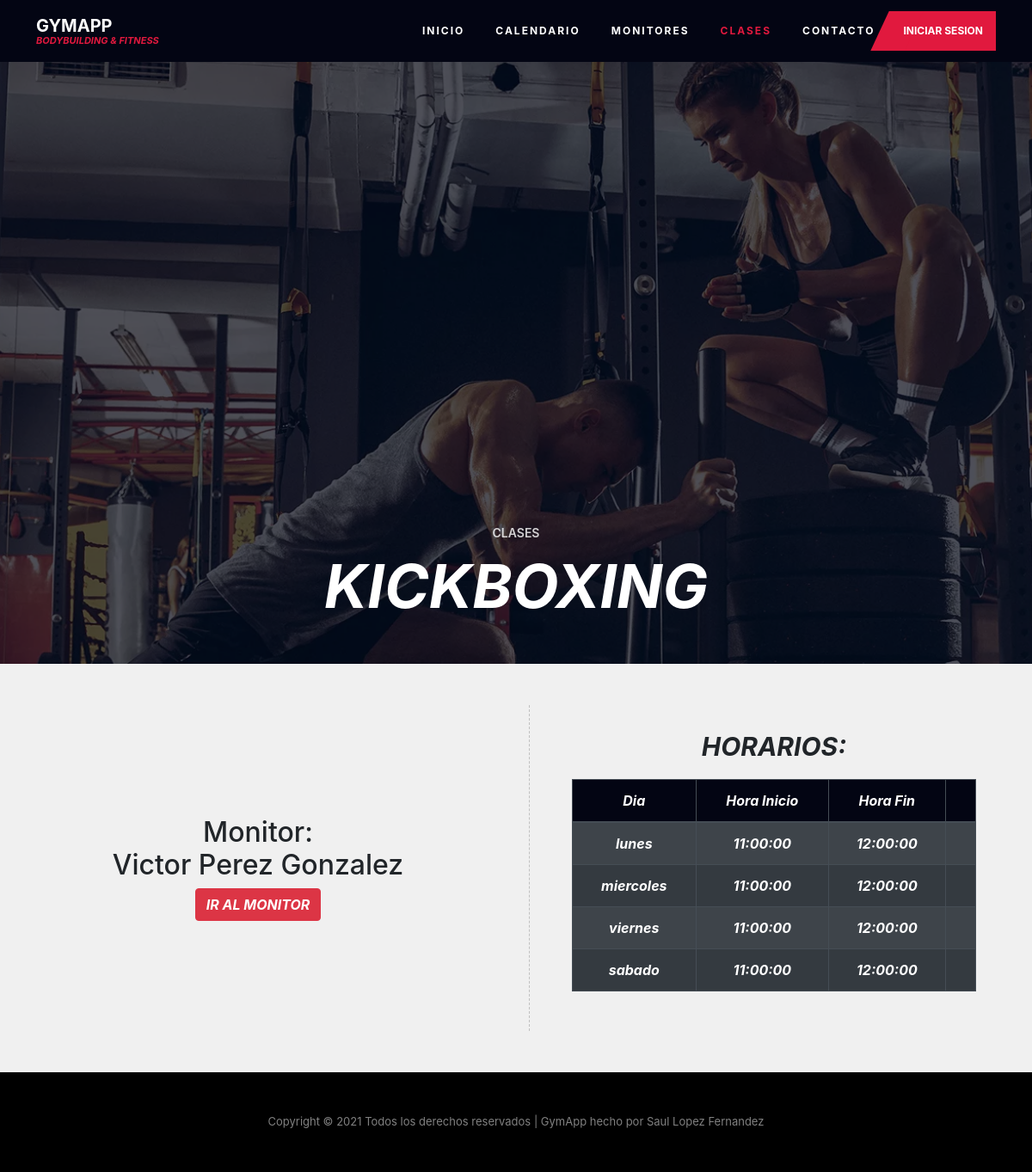
/clases.php?idClase=1, run on the app's committed database.
### tables this page shows
CREATE TABLE `clases` (
  `idClase` int(6) NOT NULL,
  `dniMonitor` varchar(9) DEFAULT NULL,
  `nombre` varchar(20) NOT NULL,
  `img` longtext NOT NULL
);

CREATE TABLE `usuarios` (
  `dni` varchar(9) NOT NULL,
  `nombre` varchar(20) NOT NULL,
  `apellido` varchar(30) NOT NULL,
  `sexo` enum('M','F') NOT NULL,
  `fechaNacimiento` date NOT NULL,
  `telefono` int(9) NOT NULL,
  `mail` varchar(50) NOT NULL,
  `user` varchar(10) NOT NULL,
  `pass` longtext NOT NULL,
  `rol` enum('asistente','matriculado','monitor') NOT NULL
);

CREATE TABLE `horarios` (
  `id` int(6) NOT NULL,
  `idClase` int(6) NOT NULL,
  `dia` enum('lunes','martes','miercoles','jueves','viernes','sabado','domingo') NOT NULL,
  `horaInicio` time NOT NULL,
  `horaFin` time NOT NULL
);

### clases.php (the view, shortened to what this page needs)
<?php
    $conexion=conexion();
    $clases = [];
    $horarios = [];
    if(isset($_GET['idClase'])){
        $idClase = $_GET['idClase'];
        $sql = "SELECT clases.idClase,clases.nombre as nombreClase,idMonitor,monitores.dniMonitor,usuarios.dni,usuarios.nombre,usuarios.apellido FROM clases INNER JOIN monitores ON clases.dniMonitor=monitores.dniMonitor INNER JOIN usuarios ON usuarios.dni=monitores.dniMonitor
            WHERE idClase = '$idClase'";
        $resultado = mysqli_query($conexion, $sql);
        while ($fila = mysqli_fetch_assoc($resultado)) {
            $clases[] = $fila;
        }
        $clase = $clases[0];
        $sql = "SELECT horarios.id AS idHorario,clases.idClase,nombre,dia,horaInicio,horaFin FROM horarios INNER JOIN clases ON horarios.idClase=clases.idClase
                WHERE clases.idClase = $idClase
                ORDER BY dia ASC";
        $resultado = mysqli_query($conexion, $sql);
        while ($fila = mysqli_fetch_assoc($resultado)) {
        $horarios[] = $fila;
        }
    }
?>
<!DOCTYPE html>
<html>
<head>
    <link rel="stylesheet" type="text/css" href="css/navbar.css">
    <link rel="stylesheet" type="text/css" href="css/style.css">
    <link rel="stylesheet" href="https://maxcdn.bootstrapcdn.com/bootstrap/4.2.1/css/bootstrap.min.css">
</head>
<body onload="getHorarios();">
    <nav class="navbar navbar-expand-lg ftco-navbar-light" id="mynav" style="position: static;background: #030513;">
        <div class="container-xl">
            <a class="navbar-brand" href="index.php"><span class="">GymApp <small>Bodybuilding &amp; Fitness</small></span></a>
            <div class="collapse navbar-collapse" id="navbarResponsive">
                <ul class="navbar-nav ml-auto">
                    <li class="nav-item">
                        <a class="nav-link" href="index.php">Inicio</a>
                    </li>
                    <li class="nav-item">
                        <a class="nav-link" href="calendario.php">Calendario</a>
                    </li>
                    <li class="nav-item">
                        <a class="nav-link" href="monitores.php">Monitores</a>
                    </li>
                    <li class="nav-item">
                        <a class="nav-link active" href="clases.php">Clases</a>
                    </li>
                    <li class="nav-item">
                        <a class="nav-link" href="contacto.php">Contacto </a>
                    </li>
                    <?php
                        if(isset($_SESSION['userData'])){
                    ?>
                        <li class="nav-item dropdown">
                            <a class="nav-link dropdown-toggle" data-toggle="dropdown" href="#">
                            <?php echo $_SESSION['userData']['nombre']." ".$_SESSION['userData']['apellido'] ?>
                            </a>
                            <div class="dropdown-menu dropdown-menu-right" aria-labelledby="dropdownMenuLink">
                            <?php
                                if($_SESSION['userData']['user']=="gymAsist"){
                            ?>
                                <a class="dropdown-item" href="registro.php">Registrar</a>
                            <?php
                                }
                            ?>
                                <a class="dropdown-item" href="mensajes.php">Mensajes</a>
                                <a class="dropdown-item" href="config.php">Configuracion de la cuenta</a>
                                <div class="dropdown-divider"></div>
                                <a class="dropdown-item" href="php/cerrarSesion.php">Cerrar sesion</a>
                            </div>
                        </li>
                    <?php
                        }
                        else{
                    ?>
                </ul>
                <a class="btn-custom" href="login.php">Iniciar sesion</a>
                <?php
                    }
                ?>
            </div>
        </div>
    </nav>
    <?php
    if(isset($_GET['idClase'])){
    ?>
    <section class="hero-wrap hero-wrap-2" style="background-image:url(img/xbg_1.jpg.pagespeed.ic.nbLQLxtGBs.png)">
        <div class="overlay"></div>
        <div class="container">
            <div class="row no-gutters slider-text align-items-end justify-content-center">
                <div class="col-md-9 mb-5 text-center">
                    <p class="breadcrumbs">Clases</p>
                    <h1 class="mb-0 bread"><?php echo $clase['nombreClase']?></h1>
                </div>
            </div>
        </div>
    </section>
    <?php
    }
    ?>
    <div class="container-fluid">
    <?php
    if(isset($_GET['idClase'])){
    ?>
    <div class="row g-md-0 justify-content-center  py-5">
        <div class="col-md-6 d-flex align-items-center">
            <div class="services text-center self-align-center" data-aos="fade-up" data-aos-delay="100" data-aos-duration="1000">
                <?php
                if(isset($_SESSION['userData'])){
                    if($clase['dniMonitor']==$_SESSION['userData']['dni']){
                        $dniMonitor = $_SESSION['userData']['dni'];
                        $idClase = $_GET['idClase'];
                        $sql = "SELECT usuarios.dni,usuarios.nombre,usuarios.apellido,horarios.dia,horarios.horaInicio,horarios.horaFin,usuarios.dni FROM apuntados INNER JOIN horarios ON horarios.id=apuntados.idHorario INNER JOIN matriculados ON matriculados.dniMatriculado=apuntados.dniMatriculado INNER JOIN clases ON clases.idClase=horarios.idClase INNER JOIN usuarios ON usuarios.dni=matriculados.dniMatriculado
                        WHERE clases.dniMonitor='$dniMonitor' AND clases.idClase=$idClase;";
                        $resultado = mysqli_query($conexion, $sql);
                        $alumnos = [];
                        while ($fila = mysqli_fetch_assoc($resultado)) {
                            $alumnos[] = $fila;
                        }
                        echo "<h1>Sus alumnos: </h1>";
                        echo "<table class='table table-striped table-dark'><thead><th scope='col'>DNI</th><th scope='col'>Nombre</th><th scope='col'>Dia</th><th scope='col'>Hora Inicio</th><th scope='col'>Hora Fin</th></thead>";
                        foreach ($alumnos as $indice => $alumno) {
                            echo "<tr scope='row'>";
                            foreach ($alumno as $indice => $valor) {
                                if($indice=="nombre"){
                                    echo "<td>$valor ";
                                }
                                elseif ($indice=="apellido") {
                                    echo "$valor</td>";
                                }
                                else{
                                    echo "<td>$valor</td>";
                                }
                            }
                            echo "</tr>";
                        }
                        echo "</table>";
                    }
                    else{
                        ?>
                        <div>
                            <h2>Monitor:<br> <?php echo  $clase['nombre']." ".$clase['apellido'];?></h2>
                            <form action="monitores.php" method="get">
                                <?php
                                echo '<button type="submit" name="idMonitor" value="'.$clase['idMonitor'].'" class="btn btn-danger">Ir al monitor</button>';
                                ?>
                            </form>
                        </div>
                        <?php
                        if($_SESSION['userData']['user']=='gymAsist'){
                            ?>
                            <div class="row g-md-0 justify-content-center my-5 py-5">
                                <button onclick="javascript:document.getElementById('editMonitor').style='display:block';this.style='display:none'" class="btn btn-success" style="height:50px;width: 30%;">Cambiar monitor</button>
                                <form style="display: none;" action="php/editarClase.php" method="post" id="editMonitor" class="gym-register" onsubmit="return updateMonitor()">
                                    <input type="hidden" name="idClase" <?php echo "value='".$clase['idClase']."'"?>>
                                    <div class="form-row">
                                        <div class="col-md-12 mb-3">
                                            <label>Monitor</label>
                                            <select name="monitorClase" id="monitorClase" class="form-control" required>
                                                <option value="seleccionar" selected><?php echo  $clase['nombre']." ".$clase['apellido']." (".$clase['dniMonitor'].")";?></option>
                                                <script type="text/javascript">
                                                    selectMonitor();
                                                </script>
                                            </select>
                                            <div class="invalid-feedback">
                                                Seleccione un monitor valido.
                                            </div>
                                        </div>
                                    </div>
                                    <div class="form-row justify-content-center mt-3">
                                        <input type="submit" name="editarMonitor" class="w-100 btn btn-danger" value="Cambiar Monitor">
                                    </div>
                                </form>
                            </div>
                            <?php
                        }
                    }
                }
                else{
                    ?>
                    <div>
                        <h2>Monitor:<br> <?php echo  $clase['nombre']." ".$clase['apellido'];?></h2>
                        <form action="monitores.php" method="get">
                            <?php
                            echo '<button type="submit" name="idMonitor" value="'.$clase['idMonitor'].'" class="btn btn-danger">Ir al monitor</button>';
                            ?>
                        </form>
                    </div>
                    <?php
                }
                ?>
            </div>
        </div>
        <div class="col-md-6 d-flex align-items-center">
            <div class="services services-border1 text-center" data-aos="fade-up" data-aos-delay="100" data-aos-duration="1000">
                <div class="text">
                    <h2>Horarios: </h2>
                    <?php
                    echo "<table class='table table-striped table-dark'><thead><th scope='col'>Dia</th><th scope='col'>Hora Inicio</th><th scope='col'>Hora Fin</th><th scope='col'></th></thead>";
                    foreach ($horarios as $indice => $horario) {
                        echo "<tr><td scope='row'>".$horario['dia']."</td><td>".$horario['horaInicio']."</td><td>".$horario['horaFin']."</td><td>";
                        echo "</td>";
                    }
                    echo "</table>";
                            ?>
                </div>
            </div>
        </div>
    </div>
    <?php
    }
    ?>
    </div>
<footer class="ftco-footer">
    <div class="container-fluid px-0 py-5 bg-darken">
        <div class="container-xl">
            <div class="col-md-12 text-center">
                <p id="textoFooter" class="mb-0" style="color: rgba(255,255,255,.5); font-size: 13px;">
                </p>
            </div>
        </div>
    </div>
</footer>
</body>
</html>

### css/navbar.css (style rules this page uses)
.ftco-navbar-light { background: transparent; position: absolute; top: 40px; left: 0; right: 0; z-index: 3; padding: 0; }
.ftco-navbar-light .navbar-brand { color: #fff; padding-top: .7rem; padding-bottom: .7rem; }
.ftco-navbar-light .navbar-nav > .nav-item > .nav-link { font-size: 12px; padding-top: 1rem; padding-bottom: 1rem; padding-left: 18px; padding-right: 18px; color: white; font-weight: 700; text-transform: uppercase; letter-spacing: 2px; }
.ftco-navbar-light .navbar-nav > .nav-item .nav-link.active { color: #e1193e; }
.ftco-navbar-light .btn-custom { margin-right: 0; text-transform: uppercase; font-size: 12px; font-weight: 700; background: #e1193e; padding: 14px 15px; color: #fff; position: relative; z-index: 0; bottom: 0px; }
.ftco-navbar-light .btn-custom:after { z-index: -1; position: absolute; top: 0; left: -12px; bottom: 0; content: ''; width: 40px; -ms-transform: skew(-25deg); -webkit-transform: skew(-25deg); transform: skew(-25deg); background: #e1193e; }
.navbar-brand { font-weight: 700; font-size: 30px; z-index: 3; position: relative; text-transform: uppercase; }
.navbar-brand span { color: #fff; display: block; line-height: 1.1; }
.navbar-brand span small, .navbar-brand span .small { display: block; font-size: 11px; color: #e1193e; font-weight: 700; text-transform: uppercase; font-style: italic; }
.container-xl { width: 100%; padding-right: var(--bs-gutter-x, 0.75rem); padding-left: var(--bs-gutter-x, 0.75rem); margin-right: auto; margin-left: auto; }
@media (min-width: 1200px) { .container, .container-xl { max-width: 1140px; } }
.navbar > .container-fluid, .navbar > .container-xl { display: -webkit-box; display: -ms-flexbox; display: flex; -ms-flex-wrap: inherit; flex-wrap: inherit; -webkit-box-align: center; -ms-flex-align: center; align-items: center; -webkit-box-pack: justify; -ms-flex-pack: justify; justify-content: space-between; }
.hero-wrap { height: 100vh; min-height: 100%; position: relative; background-size: cover; background-repeat: no-repeat; background-position: center center; background-attachment: fixed; z-index: 0; }
.hero-wrap .overlay { position: absolute; top: 0; left: 0; right: 0; bottom: 0; opacity: .8; background: #030513; z-index: -1; }
.hero-wrap.hero-wrap-2 { min-height: auto; height: 700px; }
.hero-wrap.hero-wrap-2 .overlay { opacity: .7; }
.hero-wrap.hero-wrap-2 .slider-text { min-height: auto; height: 700px; }
.hero-wrap .slider-text { height: 100vh; min-height: 100%; color: rgba(255, 255, 255, 0.8); z-index: 3; }
.hero-wrap .slider-text h1, .hero-wrap .slider-text .h1 { font-weight: 700; color: #fff; font-size: 64px; line-height: 1.2; }
.hero-wrap .slider-text .breadcrumbs { font-size: 14px; margin-bottom: 10px; z-index: 99; font-weight: 600; text-transform: uppercase; color: rgba(255, 255, 255, 0.8); }
.hero-wrap .slider-text .bread { font-weight: 700; color: #fff; font-size: 70px; text-transform: uppercase; font-style: italic; }

### css/style.css (style rules this page uses)
body { background-color: #F0F0F0 !important; }
td,th { border: 1px solid black; font-style: italic; }
td { font-weight: 700; }
thead { background:#030513; color: white; }
form .btn { font-size: 16px; font-weight: 700; font-style: italic; text-transform: uppercase; }
.services { width: 100%; padding: 30px 50px; position: relative; border-radius: 4px; z-index: 0; -moz-transition: all 0.3s ease; -o-transition: all 0.3s ease; -webkit-transition: all 0.3s ease; -ms-transition: all 0.3s ease; transition: all 0.3s ease; }
.services.services-border1:after { z-index: -1; position: absolute; top: 0; left: 0; right: 0; bottom: 0; content: ''; -ms-transform: skew(0deg); -webkit-transform: skew(-10deg); transform: skew(0deg); border-left: 1px dashed rgba(0, 0, 0, 0.2); }
.services .text { width: 100%; }
.services .text h2, .services .text .h2 { font-size: 30px; font-weight: 700; margin-bottom: 20px; text-transform: uppercase; font-style: italic; }
.ftco-footer .bg-darken { background: black !important; }

### data on the page
clases: nombre "KICKBOXING", usuarios.nombre "Victor", usuarios.apellido "Perez Gonzalez"
horarios: dia "lunes", horaInicio "11:00:00", horaFin "12:00:00"
horarios: dia "miercoles", horaInicio "11:00:00", horaFin "12:00:00"
horarios: dia "viernes", horaInicio "11:00:00", horaFin "12:00:00"
horarios: dia "sabado", horaInicio "11:00:00", horaFin "12:00:00"
